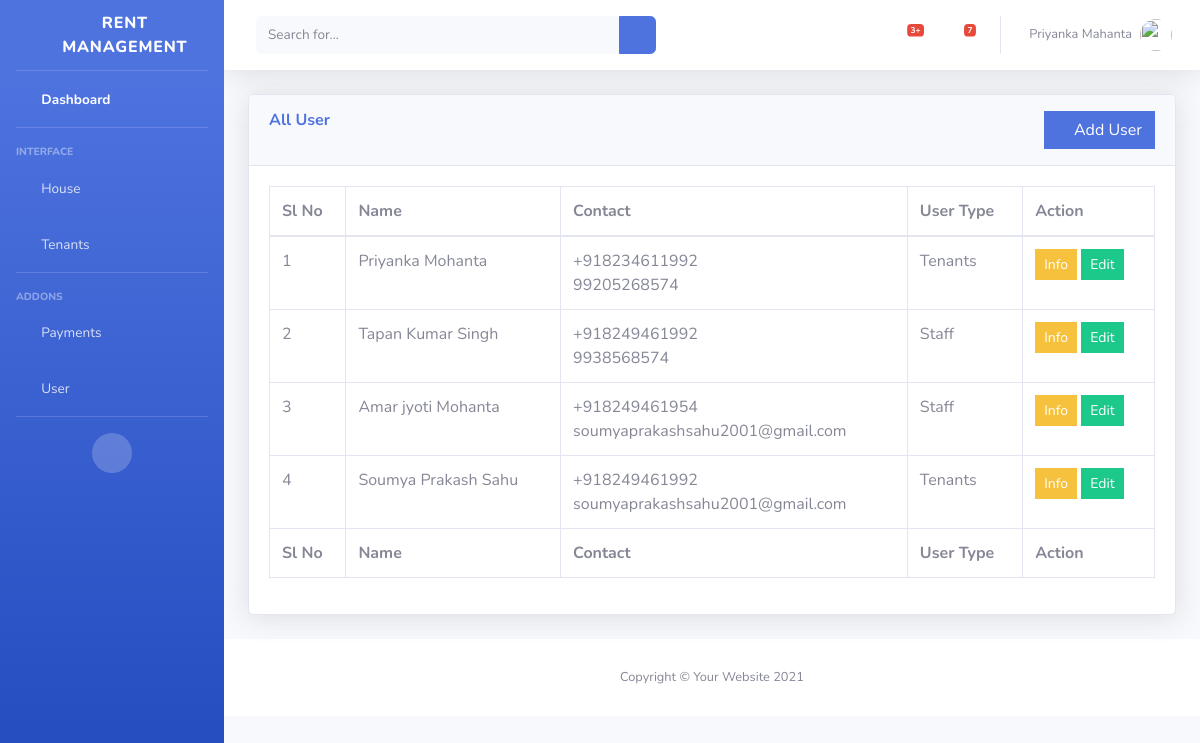
The page /user/ on the database as committed earlier.
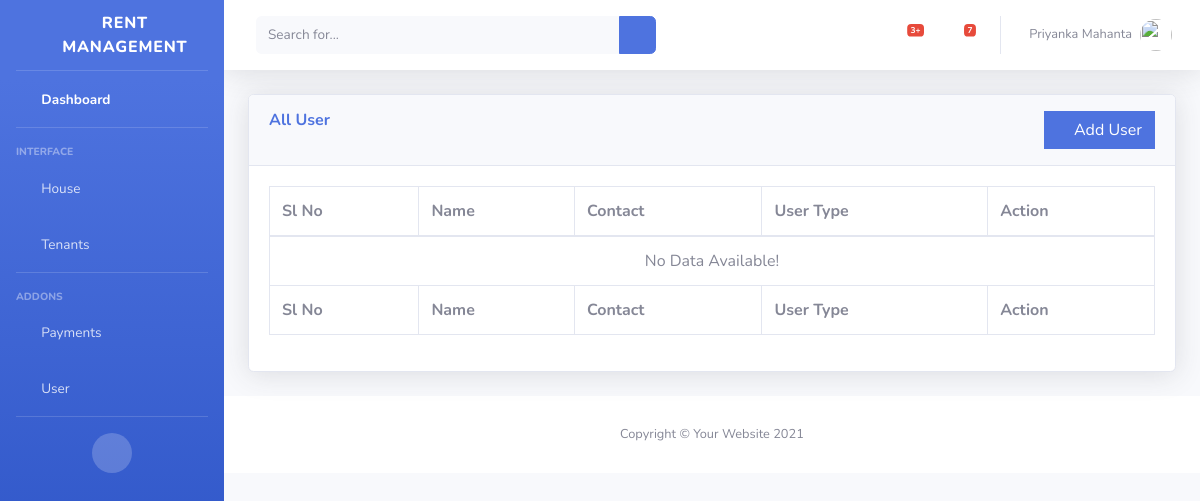
The same page on the database as committed later.
### rent_management/models.py (models this page shows, shortened)
class User(models.Model):
    GENDER = (
        ('M', 'Male'),
        ('F', 'Female'),
        ('O', 'Other'),
    )
    name = models.CharField(max_length=150)
    age = models.IntegerField(default=0)
    sex = models.CharField(max_length=20, choices=GENDER, default='M')
    aadhaar_number = models.CharField(max_length=50, default='')
    mobile_number = models.CharField(max_length=13, default='Not Given', null=True)
    email_id = models.CharField(max_length=100, default='')
    alternative_number = models.CharField(max_length=15, default='')
    address = models.TextField(default='')
    user_type = models.ForeignKey(UserType, on_delete=models.CASCADE)
    created_on = models.DateTimeField(auto_now_add=True)

class UserType(models.Model):
    type = models.CharField(max_length=50, default='')
    created_on = models.DateTimeField(auto_now_add=True)
    def __str__(self):
        return self.type

### rent_management/views/user.py (the view, shortened to what this page needs)
# urls.py: path("user/", views.users, name="user"),
def users(request):
    user_list = User.objects.all().order_by('-id')
    user_type_list = UserType.objects.all()
    context = {
        'users': user_list,
        'select_gender': User.GENDER,
        'user_type_context': user_type_list,
    }
    return render(request, 'rent/user/user.html', context)

### rent_management/templates/rent/user/user.html (shortened to what this page needs)
{% extends "rent/base/base.html" %}
{% block content %}
<div class="container-fluid">
    <div class="card shadow mb-4">
        <div class="card-header py-3">
            <div class="row">
                <div class="col-lg-8">
                    <h6 class="m-0 font-weight-bold text-primary">All User</h6>
                </div>
                <div class="col-lg-4 text-right">
                    <button type="button" class="btn btn-primary rounded-0" data-toggle="modal"
                            data-target="#exampleModal">
                        <i class="fa fa-plus" aria-hidden="true"></i> Add User
                    </button>
                </div>
            </div>
        </div>
        <div class="card-body">
            <div class="table-responsive">
                <table class="table table-bordered" id="dataTable" width="100%" cellspacing="0">
                    <thead>
                    <tr>
                        <th>Sl No</th>
                        <th>Name</th>
                        <th>Contact</th>
                        <th>User Type</th>
                        <th>Action</th>
                    </tr>
                    </thead>
                    <tfoot>
                    <tr>
                        <th>Sl No</th>
                        <th>Name</th>
                        <th>Contact</th>
                        <th>User Type</th>
                        <th>Action</th>
                    </tr>
                    </tfoot>
                    <tbody>
                    {% if not users %}
                    <tr>
                        <td colspan="5" class="text-center">No Data Available! </td>
                    </tr>
                    {% else %}
                    {% for i in users %}
                    <tr>
                        <td>{{ forloop.counter }}</td>
                        <td>{{i.name}}</td>
                        <td>{{i.mobile_number}}<br>
                            <span style="font-size= 5px;">
                                {{i.email_id}}
                            </span>
                        </td>
                        <td>{{i.user_type.type}}</td>
                        <td>
                            <button class="btn btn-sm btn-warning rounded-0" data-toggle="modal" data-target="#infoModal{{i.id}}">Info</button>
                            <button class="btn btn-sm btn-success rounded-0" data-toggle="modal" data-target="#editModal{{i.id}}">Edit</button>
                        </td>
                    </tr>
                    {% endfor %}
                    {% endif %}
                    </tbody>
                </table>
            </div>
        </div>
    </div>
</div>
{% endblock %}

Rows that differ between the two databases and show on the page:
removed User: name "Priyanka Mohanta", mobile_number "+918234611992", email_id "99205268574", user_type.type "Tenants"
removed User: name "Tapan Kumar Singh", mobile_number "+918249461992", email_id "9938568574", user_type.type "Staff"
removed User: name "Amar jyoti Mohanta", mobile_number "+918249461954", email_id "soumyaprakashsahu2001@gmail.com", user_type.type "Staff"
removed User: name "Soumya Prakash Sahu", mobile_number "+918249461992", email_id "soumyaprakashsahu2001@gmail.com", user_type.type "Tenants"
Other text that changed with them:
text now shown: "No Data Available!"
